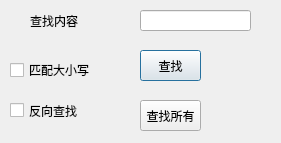
<?xml version="1.0" encoding="UTF-8"?>
<ui version="4.0">
 <class>FindDialog</class>
 <widget class="QDialog" name="FindDialog">
  <property name="geometry">
   <rect>
    <x>0</x>
    <y>0</y>
    <width>281</width>
    <height>143</height>
   </rect>
  </property>
  <property name="windowTitle">
   <string>查找</string>
  </property>
  <widget class="QLabel" name="label">
   <property name="geometry">
    <rect>
     <x>30</x>
     <y>10</y>
     <width>51</width>
     <height>21</height>
    </rect>
   </property>
   <property name="text">
    <string>查找内容：</string>
   </property>
  </widget>
  <widget class="QLineEdit" name="lineEdit">
   <property name="geometry">
    <rect>
     <x>140</x>
     <y>10</y>
     <width>111</width>
     <height>21</height>
    </rect>
   </property>
  </widget>
  <widget class="QCheckBox" name="caseCheckBox">
   <property name="geometry">
    <rect>
     <x>10</x>
     <y>60</y>
     <width>91</width>
     <height>20</height>
    </rect>
   </property>
   <property name="text">
    <string>匹配大小写</string>
   </property>
  </widget>
  <widget class="QCheckBox" name="backwardCheckBox">
   <property name="geometry">
    <rect>
     <x>10</x>
     <y>100</y>
     <width>91</width>
     <height>21</height>
    </rect>
   </property>
   <property name="text">
    <string>反向查找</string>
   </property>
  </widget>
  <widget class="QPushButton" name="findButton">
   <property name="geometry">
    <rect>
     <x>140</x>
     <y>50</y>
     <width>61</width>
     <height>31</height>
    </rect>
   </property>
   <property name="text">
    <string>查找</string>
   </property>
   <property name="default">
    <bool>false</bool>
   </property>
  </widget>
  <widget class="QPushButton" name="findAllButton">
   <property name="geometry">
    <rect>
     <x>140</x>
     <y>100</y>
     <width>61</width>
     <height>31</height>
    </rect>
   </property>
   <property name="text">
    <string>查找所有</string>
   </property>
  </widget>
 </widget>
 <tabstops>
  <tabstop>lineEdit</tabstop>
  <tabstop>findButton</tabstop>
  <tabstop>findAllButton</tabstop>
  <tabstop>caseCheckBox</tabstop>
  <tabstop>backwardCheckBox</tabstop>
 </tabstops>
 <resources/>
 <connections/>
</ui>
